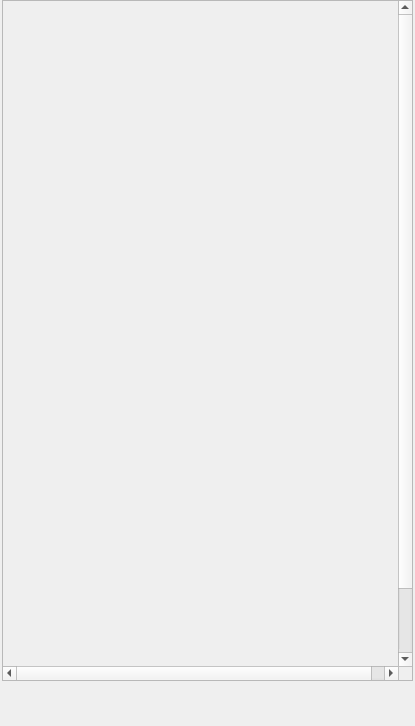
<?xml version="1.0" encoding="UTF-8"?>
<ui version="4.0">
 <class>CamaDialog</class>
 <widget class="QDockWidget" name="CamaDialog">
  <property name="geometry">
   <rect>
    <x>0</x>
    <y>0</y>
    <width>415</width>
    <height>726</height>
   </rect>
  </property>
  <property name="minimumSize">
   <size>
    <width>415</width>
    <height>700</height>
   </size>
  </property>
  <property name="maximumSize">
   <size>
    <width>415</width>
    <height>790</height>
   </size>
  </property>
  <property name="windowTitle">
   <string>UB Parcel Information</string>
  </property>
  <widget class="QWidget" name="dockWidgetContents">
   <widget class="QScrollArea" name="scrollArea">
    <property name="geometry">
     <rect>
      <x>2</x>
      <y>0</y>
      <width>411</width>
      <height>681</height>
     </rect>
    </property>
    <property name="sizePolicy">
     <sizepolicy hsizetype="Expanding" vsizetype="Expanding">
      <horstretch>0</horstretch>
      <verstretch>0</verstretch>
     </sizepolicy>
    </property>
    <property name="minimumSize">
     <size>
      <width>0</width>
      <height>600</height>
     </size>
    </property>
    <property name="maximumSize">
     <size>
      <width>435</width>
      <height>800</height>
     </size>
    </property>
    <property name="mouseTracking">
     <bool>false</bool>
    </property>
    <property name="acceptDrops">
     <bool>false</bool>
    </property>
    <property name="layoutDirection">
     <enum>Qt::LeftToRight</enum>
    </property>
    <property name="autoFillBackground">
     <bool>false</bool>
    </property>
    <property name="frameShape">
     <enum>QFrame::StyledPanel</enum>
    </property>
    <property name="frameShadow">
     <enum>QFrame::Sunken</enum>
    </property>
    <property name="verticalScrollBarPolicy">
     <enum>Qt::ScrollBarAlwaysOn</enum>
    </property>
    <property name="horizontalScrollBarPolicy">
     <enum>Qt::ScrollBarAlwaysOn</enum>
    </property>
    <property name="widgetResizable">
     <bool>false</bool>
    </property>
    <property name="alignment">
     <set>Qt::AlignJustify|Qt::AlignTop</set>
    </property>
    <widget class="QWidget" name="scrollAreaWidgetContents">
     <property name="geometry">
      <rect>
       <x>0</x>
       <y>0</y>
       <width>409</width>
       <height>739</height>
      </rect>
     </property>
     <widget class="QLabel" name="error_label">
      <property name="geometry">
       <rect>
        <x>20</x>
        <y>715</y>
        <width>361</width>
        <height>17</height>
       </rect>
      </property>
      <property name="text">
       <string/>
      </property>
     </widget>
    </widget>
   </widget>
  </widget>
 </widget>
 <tabstops>
  <tabstop>scrollArea</tabstop>
 </tabstops>
 <resources/>
 <connections/>
</ui>
